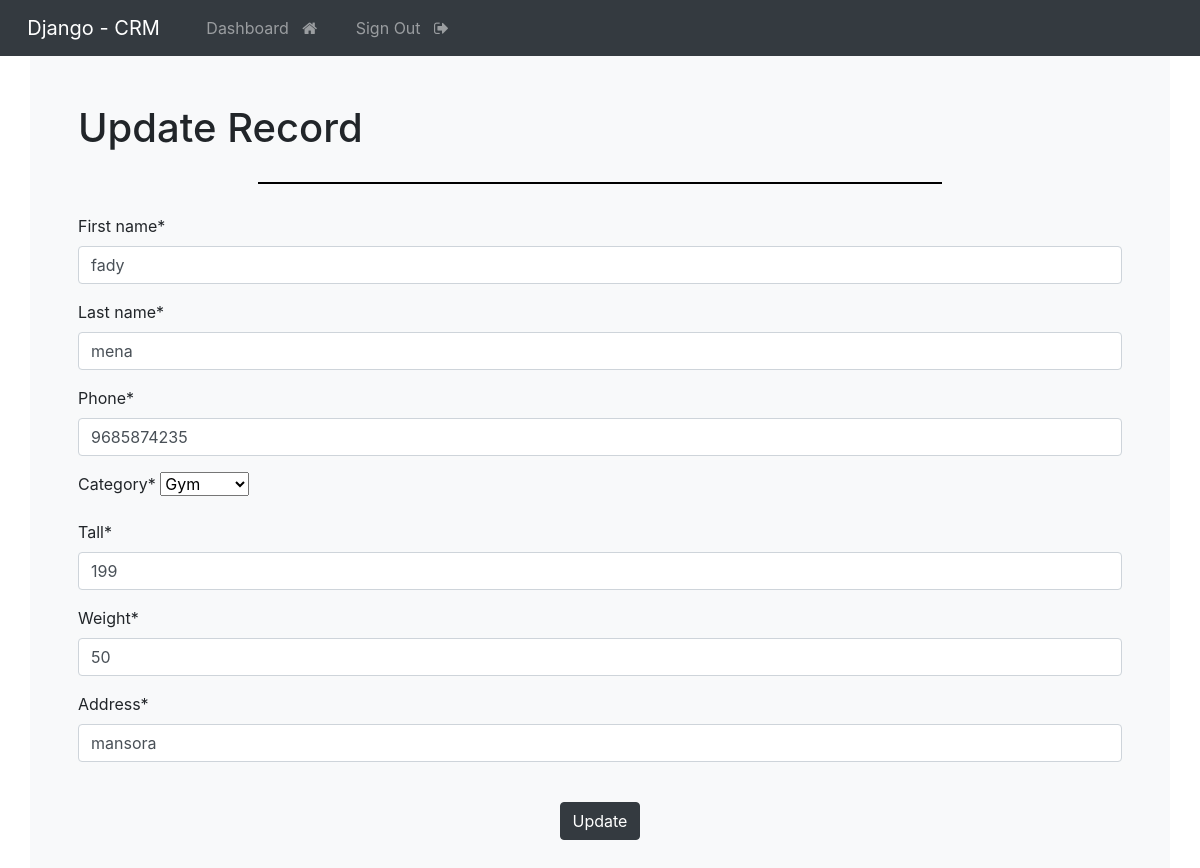
Page /update/9 (signed in) on the committed database.
### webapp/models.py (models this page shows, shortened)
class Record(models.Model):
    first_name = models.CharField(max_length=250)
    last_name = models.CharField(max_length=250)
    Category=models.ForeignKey(Category, on_delete=models.CASCADE)
    phone = models.IntegerField()
    tall=models.IntegerField()
    weight=models.IntegerField()
    address=models.CharField(max_length=500)
    created_at = models.DateTimeField(auto_now_add=True)
    class Meta:
        ordering = ['-created_at']

### webapp/views.py (the view)
# urls.py: path('update/<int:record_id>', views.update_record, name='update_record'),
@login_required(login_url='login')
def update_record(request, record_id):
    record=get_object_or_404(Record, id=record_id)
    form = UpdateRecordForm(instance=record)
    if request.method == 'POST':
        form = UpdateRecordForm(request.POST, instance=record)
        if form.is_valid():
            form.save()
            messages.success(request, ' Record  is updated ')
            return redirect('dashboard')
    context={'form':form}
    return render(request, 'web/update_record.html', context)

### webapp/forms.py
class UpdateRecordForm(forms.ModelForm):
    class Meta:
        model = Record
        fields = ['first_name','last_name','phone','Category','tall','weight','address']

### webapp/models.py (called while the page is built)
    def __str__(self):
        return self.name

### templates/web/update_record.html (shortened to what this page needs)
{%  extends "base.html"  %}
{% load crispy_forms_tags  %}
{% block content %}
<div class="container bg-light shadow-md p-5 form-layout">
    <h1> Update Record</h1>
    <hr style="border:1px solid #000; margin: 30px 180px  ;">
<form method="POST">
  {{ form|crispy }}
<div class="text-center">
    <br>
    <button type="submit" class="btn btn-dark">Update </button>
  </div>
</form>
</div>
{% endblock %}

### rows in the picture
Record: first_name "fady", last_name "mena", phone "9685874235", Category "Gym", tall "199", weight "50", address "mansora"
